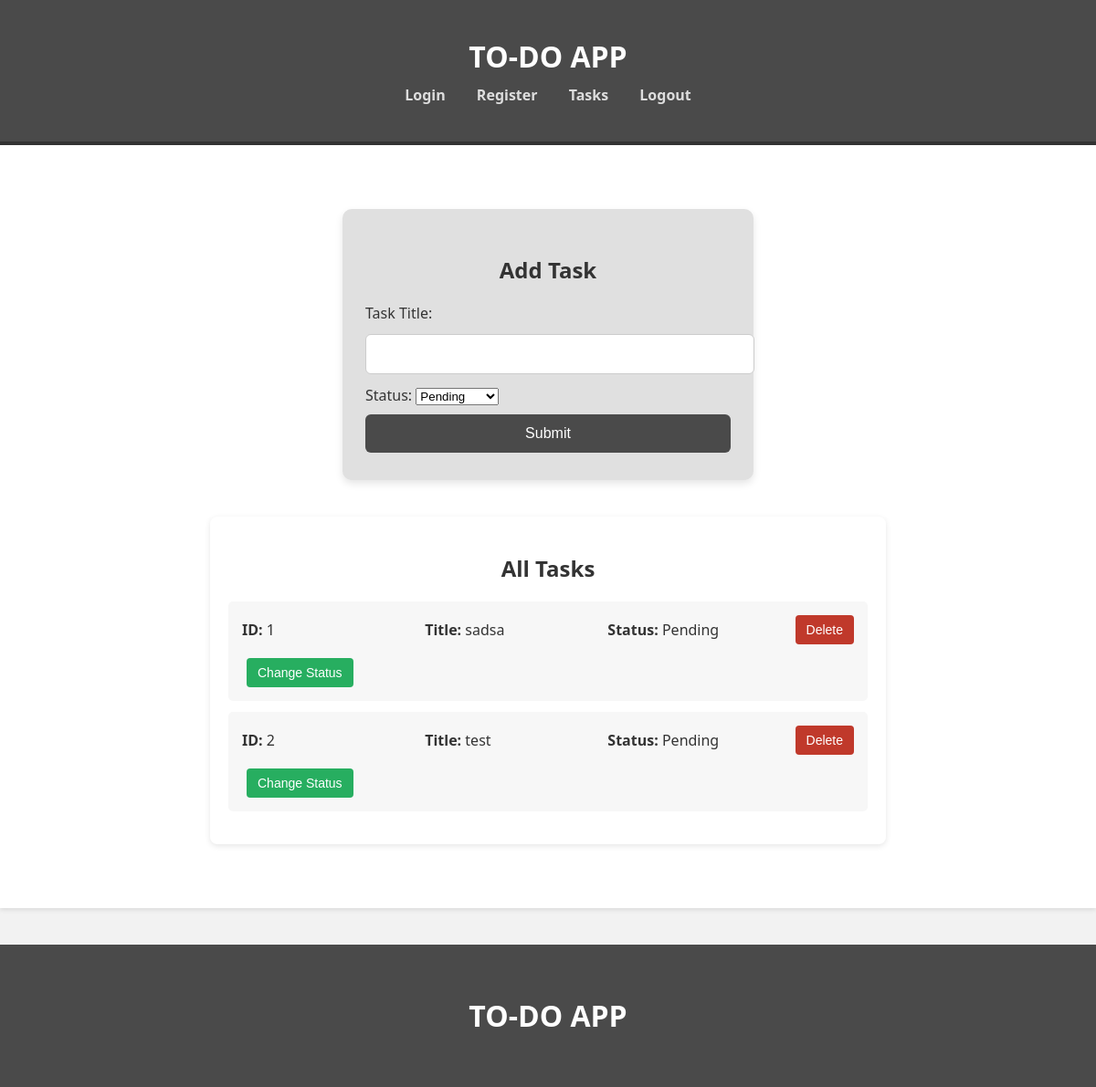
/view_tasks (signed in), run on an earlier commit of the app's database.
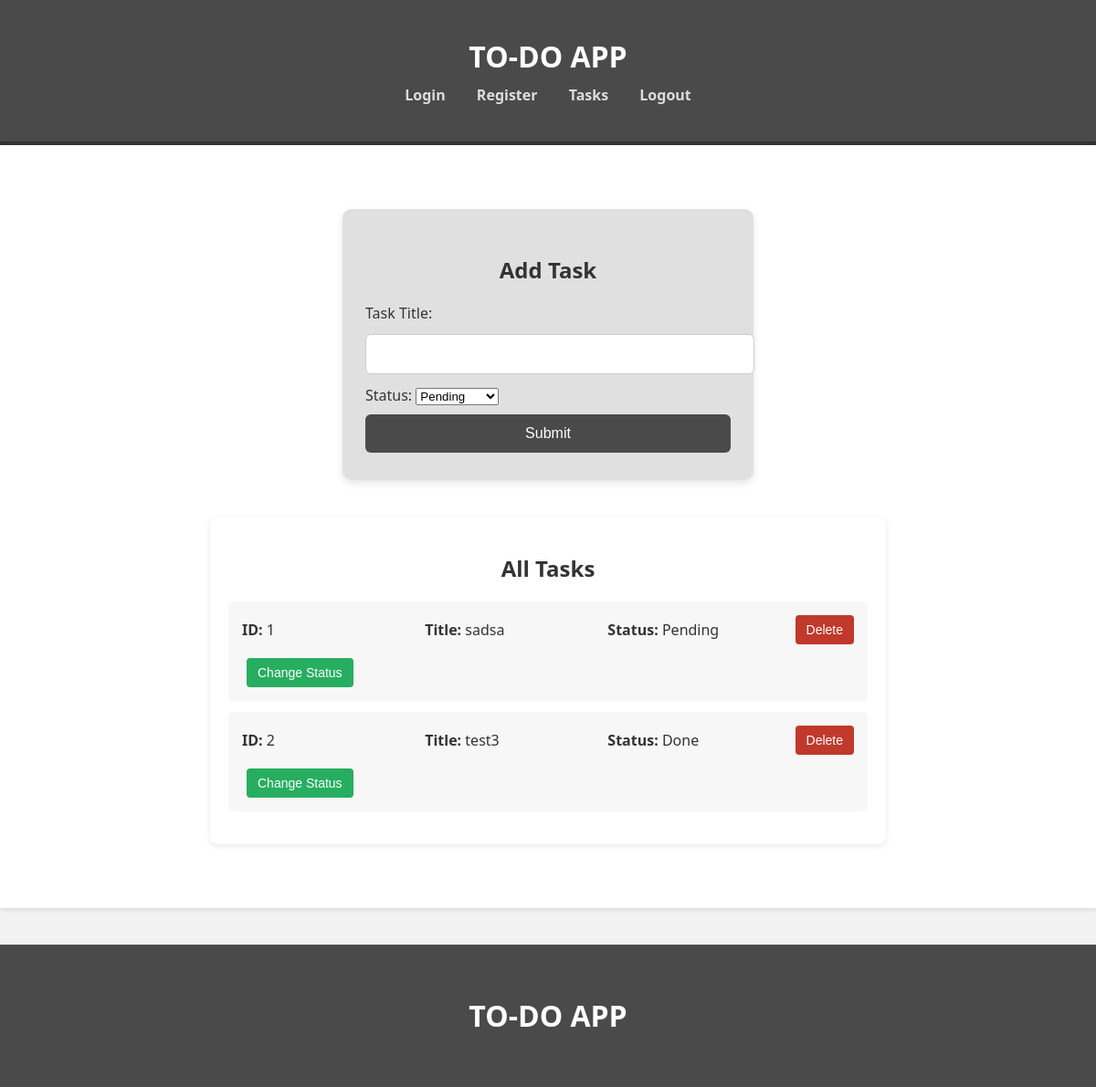
And on a later commit of the database.
### app/models/models.py (models this page shows)
class Tasks(db.Model):
    id = db.Column(db.Integer, primary_key=True)
    title = db.Column(db.String, nullable=False, unique=True)
    status = db.Column(db.String, nullable=False)
    user_id = db.Column(db.Integer, db.ForeignKey('users.id'), nullable=False)

### app/routes/tasks.py (the view)
@tasks_bp.route("/view_tasks")
def view_tasks():
    if 'user' in session:
        user = session['user']
        f = Users.query.filter_by(name=user).first()
        id = f.id
        tasks = Tasks.query.filter_by(user_id=id)
        return render_template("tasks.html",tasks=tasks)
    else:
        flash("LOGIN FIRST")
        return redirect(url_for("auth.login"))

### app/templates/tasks.html (shortened to what this page needs)
{% extends "base.html" %}
{% block content %}
<div class="form-container">
    <h2>Add Task</h2>
    <form method="post" action="/add-task">
        <label for="title">Task Title:</label>
        <input type="text" name="title" id="title" required>
        <label for="status">Status:</label>
        <select name="status" id="status">
            <option value="Pending">Pending</option>
        </select>
        <button type="submit">Submit</button>
    </form>
</div>
<div class="task-list">
    <h2>All Tasks</h2>
    <ul>
        {% for task in tasks %}
        <li>
            <span><strong>ID:</strong> {{loop.index}}</span>
            <span><strong>Title:</strong> {{task.title}}</span>
            <span><strong>Status:</strong> {{task.status}}</span>
            <form method="POST" action="{{ url_for('tasks.delete', id=task.id) }}" style="display:inline;">
                <button type="submit" class="delete-btn">Delete</button>
            </form>
            <form method="POST" action="{{ url_for('tasks.update') }}?id={{ task.id }}&t_status={{ task.status }}" style="display:inline;">
                <button type="submit" class="done-btn">Change Status</button>
            </form>
        </li>
        {% endfor %}
    </ul>
</div>
{% endblock %}

### app/templates/base.html (shortened to what this page needs)
<!DOCTYPE html>
<html lang="en">
<head>
    <link rel="stylesheet" href="{{ url_for('static', filename='css/style.css') }}">
</head>
<body>
    <header>
        <div class="container">
            <h1>TO-DO APP</h1>
            <nav>
                <a href="{{ url_for('auth.login') }}">Login</a>
                <a href="{{ url_for('register.register') }}">Register</a>
                <a href="{{ url_for('tasks.view_tasks') }}">Tasks</a>
                <a href="{{ url_for('auth.logout') }}">Logout</a>
            </nav>
        </div>
    </header>
    <main>
        {% block content %}
        {% endblock %}
    </main>
    <footer>
        <div class="container">
            <h1>TO-DO APP</h1>
        </div>
    </footer>
</body>
</html>

### app/static/css/style.css (style rules this page uses)
body { margin: 0; font-family: 'Segoe UI', Tahoma, Geneva, Verdana, sans-serif; background-color: #f2f2f2; color: #333; }
.container { max-width: 1000px; margin: 0 auto; padding: 20px; }
header { background-color: #4a4a4a; color: white; padding: 20px 0; border-bottom: 4px solid #333; }
header h1 { margin: 0 0 10px 0; text-align: center; }
nav { text-align: center; margin-top: 10px; }
nav a { color: #ddd; text-decoration: none; margin: 0 15px; font-weight: bold; }
main { padding: 30px 20px; background-color: #fff; min-height: 400px; box-shadow: 0 2px 5px rgba(0,0,0,0.1); }
footer { background-color: #4a4a4a; color: white; padding: 15px 0; text-align: center; margin-top: 40px; }
.form-container { background-color: #e0e0e0; max-width: 400px; margin: 40px auto; padding: 30px 25px; border-radius: 10px; box-shadow: 0 4px 8px rgba(0, 0, 0, 0.1); }
.form-container h2 { text-align: center; margin-bottom: 20px; color: #333; }
.form-container input[type="text"], .form-container input[type="password"] { width: 100%; padding: 12px; margin: 12px 0; border: 1px solid #ccc; border-radius: 6px; font-size: 16px; }
.form-container button { width: 100%; padding: 12px; background-color: #4a4a4a; color: white; border: none; border-radius: 6px; font-size: 16px; cursor: pointer; margin-top: 10px; transition: background-color 0.3s ease; }
.task-list { max-width: 700px; margin: 40px auto; padding: 20px; background-color: #ffffff; border-radius: 8px; box-shadow: 0 2px 6px rgba(0, 0, 0, 0.1); }
.task-list h2 { text-align: center; margin-bottom: 20px; }
.task-list ul { list-style-type: none; padding: 0; }
.task-list li { background-color: #f7f7f7; margin-bottom: 12px; padding: 15px; border-radius: 5px; display: flex; flex-wrap: wrap; gap: 15px; justify-content: space-between; align-items: center; }
.task-list span { min-width: 150px; }
.task-list button { padding: 8px 12px; border: none; border-radius: 4px; cursor: pointer; margin-left: 5px; font-size: 14px; }
.delete-btn { background-color: #c0392b; color: white; }
.done-btn { background-color: #27ae60; color: white; }

What changed in the data, as far as the page shows it:
removed Tasks: title "test", status "Pending"
added Tasks: title "test3", status "Done"
